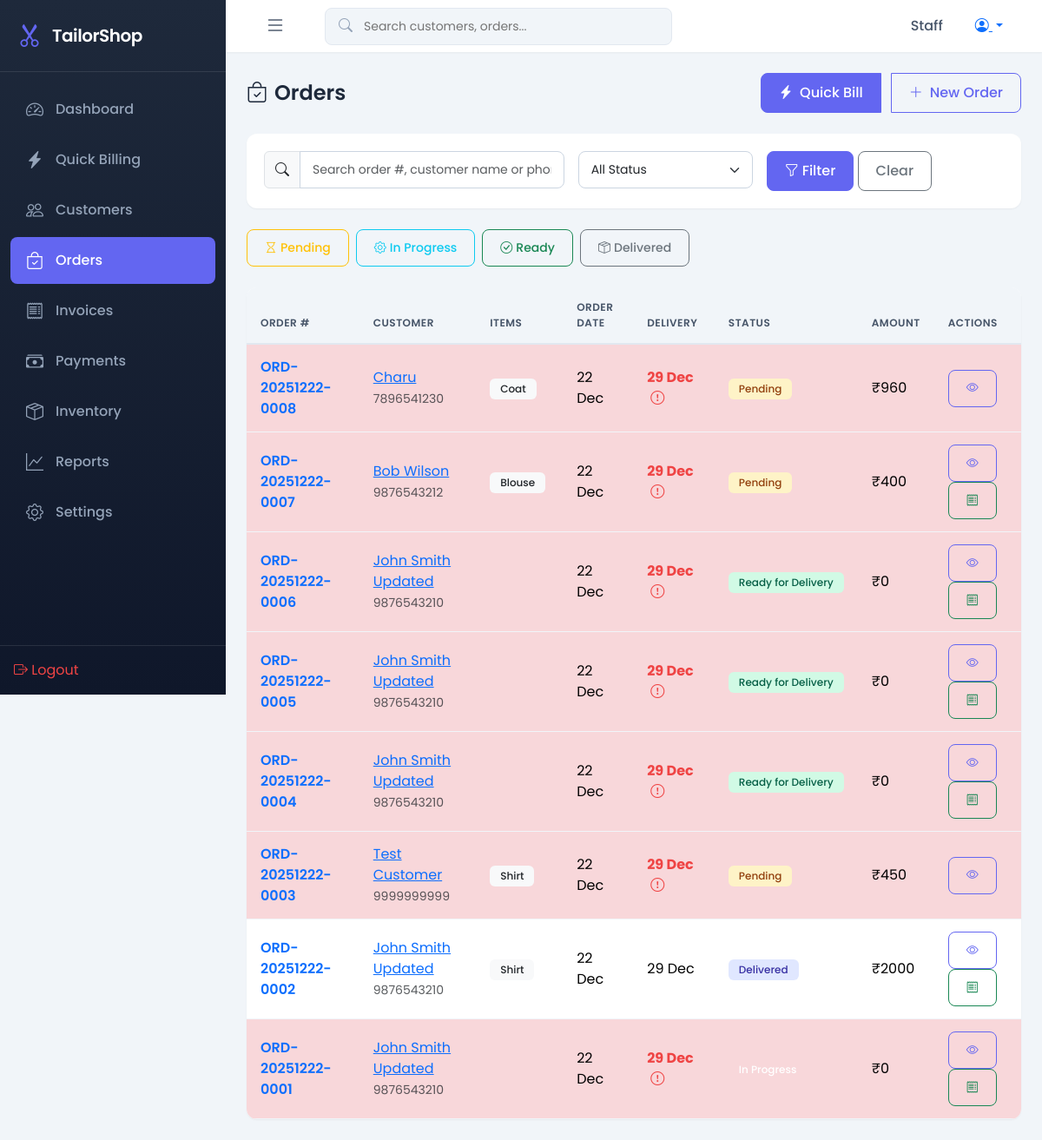
Page /orders/ (signed in) on the committed database.
### shop/models.py (models this page shows, shortened)
class Order(models.Model):
    STATUS_CHOICES = [
        ('PENDING', 'Pending'),
        ('IN_PROGRESS', 'In Progress'),
        ('READY', 'Ready for Delivery'),
        ('DELIVERED', 'Delivered'),
        ('CANCELLED', 'Cancelled'),
    ]
    PRIORITY_CHOICES = [
        ('NORMAL', 'Normal'),
        ('URGENT', 'Urgent'),
        ('EXPRESS', 'Express'),
    ]
    order_number = models.CharField(max_length=20, unique=True, editable=False)
    customer = models.ForeignKey(Customer, on_delete=models.PROTECT, related_name='orders')
    profile = models.ForeignKey(MeasurementProfile, on_delete=models.SET_NULL, null=True, blank=True)
    order_date = models.DateField(default=date.today)
    delivery_date = models.DateField(null=True, blank=True)
    status = models.CharField(max_length=20, choices=STATUS_CHOICES, default='PENDING')
    priority = models.CharField(max_length=20, choices=PRIORITY_CHOICES, default='NORMAL')
    notes = models.TextField(blank=True, null=True)
    created_by = models.ForeignKey(User, on_delete=models.SET_NULL, null=True, related_name='created_orders')
    created_at = models.DateTimeField(auto_now_add=True)
    updated_at = models.DateTimeField(auto_now=True)
    @property
    def total_amount(self):
        return sum(item.total_price for item in self.items.all())
    @property
    def is_overdue(self):
        if self.delivery_date and self.status not in ['DELIVERED', 'CANCELLED']:
            return date.today() > self.delivery_date
        return False
    class Meta:
        ordering = ['-created_at']

class Customer(models.Model):
    name = models.CharField(max_length=100)
    phone = models.CharField(max_length=15, unique=True)
    email = models.EmailField(blank=True, null=True)
    address = models.TextField(blank=True, null=True)
    notes = models.TextField(blank=True, null=True)
    created_at = models.DateTimeField(auto_now_add=True)
    updated_at = models.DateTimeField(auto_now=True)
    class Meta:
        ordering = ['-created_at']

class OrderItem(models.Model):
    order = models.ForeignKey(Order, on_delete=models.CASCADE, related_name='items')
    garment_type = models.ForeignKey(GarmentType, on_delete=models.PROTECT)
    stitching_type = models.ForeignKey(StitchingType, on_delete=models.PROTECT)
    quantity = models.PositiveIntegerField(default=1, validators=[MinValueValidator(1)])
    price = models.DecimalField(max_digits=10, decimal_places=2, validators=[MinValueValidator(0)])
    notes = models.TextField(blank=True, null=True)
    is_completed = models.BooleanField(default=False)
    @property
    def total_price(self):
        return self.price * self.quantity

class GarmentType(models.Model):
    name = models.CharField(max_length=50, unique=True)
    description = models.TextField(blank=True)
    base_price = models.DecimalField(max_digits=10, decimal_places=2, default=0)
    is_active = models.BooleanField(default=True)
    class Meta:
        ordering = ['name']

### shop/views.py (the view)
# urls.py: path('orders/', views.order_list, name='order_list'),
@login_required
def order_list(request):
    status = request.GET.get('status', '')
    query = request.GET.get('q', '')
    orders = Order.objects.select_related('customer').prefetch_related('items')
    if status:
        orders = orders.filter(status=status)
    if query:
        orders = orders.filter(
            Q(order_number__icontains=query) |
            Q(customer__name__icontains=query) |
            Q(customer__phone__icontains=query)
        )
    paginator = Paginator(orders, 20)
    page = request.GET.get('page')
    orders = paginator.get_page(page)
    status_choices = Order.STATUS_CHOICES
    return render(request, 'shop/order_list.html', {
        'orders': orders,
        'status': status,
        'query': query,
        'status_choices': status_choices
    })

### templates/shop/order_list.html (shortened to what this page needs)
{% extends 'base.html' %}
{% block content %}
<div class="page-header">
    <h1><i class="bi bi-bag-check me-2"></i>Orders</h1>
    <div class="btn-group">
        <a href="{% url 'quick_billing' %}" class="btn btn-primary">
            <i class="bi bi-lightning-charge-fill me-2"></i>Quick Bill
        </a>
        <a href="{% url 'order_add' %}" class="btn btn-outline-primary">
            <i class="bi bi-plus-lg me-2"></i>New Order
        </a>
    </div>
</div>
<div class="card mb-4">
    <div class="card-body">
        <form method="get" class="row g-3">
            <div class="col-md-5">
                <div class="input-group">
                    <span class="input-group-text"><i class="bi bi-search"></i></span>
                    <input type="text" name="q" class="form-control" placeholder="Search order #, customer name or phone..." value="{{ query }}">
                </div>
            </div>
            <div class="col-md-3">
                <select name="status" class="form-select">
                    <option value="">All Status</option>
                </select>
            </div>
            <div class="col-md-4">
                <button type="submit" class="btn btn-primary">
                    <i class="bi bi-funnel me-1"></i>Filter
                </button>
                <a href="{% url 'order_list' %}" class="btn btn-outline-secondary">Clear</a>
            </div>
        </form>
    </div>
</div>
<div class="d-flex gap-2 mb-4 flex-wrap">
    <a href="{% url 'order_list' %}?status=PENDING" class="btn btn-sm {% if status == 'PENDING' %}btn-warning{% else %}btn-outline-warning{% endif %}">
        <i class="bi bi-hourglass me-1"></i>Pending
    </a>
    <a href="{% url 'order_list' %}?status=IN_PROGRESS" class="btn btn-sm {% if status == 'IN_PROGRESS' %}btn-info{% else %}btn-outline-info{% endif %}">
        <i class="bi bi-gear me-1"></i>In Progress
    </a>
    <a href="{% url 'order_list' %}?status=READY" class="btn btn-sm {% if status == 'READY' %}btn-success{% else %}btn-outline-success{% endif %}">
        <i class="bi bi-check-circle me-1"></i>Ready
    </a>
    <a href="{% url 'order_list' %}?status=DELIVERED" class="btn btn-sm {% if status == 'DELIVERED' %}btn-secondary{% else %}btn-outline-secondary{% endif %}">
        <i class="bi bi-box-seam me-1"></i>Delivered
    </a>
</div>
<div class="table-container">
    <table class="table">
        <thead>
            <tr>
                <th>Order #</th>
                <th>Customer</th>
                <th>Items</th>
                <th>Order Date</th>
                <th>Delivery</th>
                <th>Status</th>
                <th>Amount</th>
                <th>Actions</th>
            </tr>
        </thead>
        <tbody>
            {% for order in orders %}
            <tr class="{% if order.is_overdue %}table-danger{% endif %}">
                <td>
                    <a href="{% url 'order_detail' order.pk %}" class="fw-600 text-decoration-none">
                        {{ order.order_number }}
                    </a>
                </td>
                <td>
                    <a href="{% url 'customer_detail' order.customer.pk %}">{{ order.customer.name }}</a>
                    <br><small class="text-muted">{{ order.customer.phone }}</small>
                </td>
                <td>
                    {% for item in order.items.all|slice:":2" %}
                    <span class="badge bg-light text-dark me-1">{{ item.garment_type.name }}</span>
                    {% endfor %}
                </td>
                <td>{{ order.order_date|date:"d M" }}</td>
                <td>
                    {% if order.delivery_date %}
                    <span class="{% if order.is_overdue %}text-danger fw-bold{% endif %}">
                        {{ order.delivery_date|date:"d M" }}
                        {% if order.is_overdue %}<i class="bi bi-exclamation-circle ms-1"></i>{% endif %}
                    </span>
                    {% else %}
                    <span class="text-muted">-</span>
                    {% endif %}
                </td>
                <td>
                    <span class="badge badge-{{ order.status|lower }}">{{ order.get_status_display }}</span>
                </td>
                <td>₹{{ order.total_amount|floatformat:0 }}</td>
                <td>
                    <a href="{% url 'order_detail' order.pk %}" class="btn btn-sm btn-outline-primary" title="View">
                        <i class="bi bi-eye"></i>
                    </a>
                    {% if not order.invoice %}
                    <a href="{% url 'invoice_create' order.pk %}" class="btn btn-sm btn-outline-success" title="Create Invoice">
                        <i class="bi bi-receipt"></i>
                    </a>
                    {% endif %}
                </td>
            </tr>
            {% endfor %}
        </tbody>
    </table>
</div>
{% endblock %}

### templates/base.html (shortened to what this page needs)
{% load static %}
<!DOCTYPE html>
<html lang="en">
<head>
    <link href="https://cdn.jsdelivr.net/npm/bootstrap@5.3.2/dist/css/bootstrap.min.css" rel="stylesheet">
    <link href="https://cdn.jsdelivr.net/npm/bootstrap-icons@1.11.1/font/bootstrap-icons.css" rel="stylesheet">
    <link href="{% static 'css/style.css' %}" rel="stylesheet">
</head>
<body>
    {% if user.is_authenticated %}
    <nav class="sidebar" id="sidebar">
        <div class="sidebar-header">
            <i class="bi bi-scissors"></i>
            <span class="brand-text">TailorShop</span>
        </div>
        <ul class="sidebar-nav">
            <li class="nav-item">
                <a href="{% url 'dashboard' %}" class="nav-link {% if request.resolver_match.url_name == 'dashboard' %}active{% endif %}">
                    <i class="bi bi-speedometer2"></i>
                    <span>Dashboard</span>
                </a>
            </li>
            <li class="nav-item">
                <a href="{% url 'quick_billing' %}" class="nav-link {% if 'billing' in request.resolver_match.url_name %}active{% endif %}">
                    <i class="bi bi-lightning-charge-fill"></i>
                    <span>Quick Billing</span>
                </a>
            </li>
            <li class="nav-item">
                <a href="{% url 'customer_list' %}" class="nav-link {% if 'customer' in request.resolver_match.url_name %}active{% endif %}">
                    <i class="bi bi-people"></i>
                    <span>Customers</span>
                </a>
            </li>
            <li class="nav-item">
                <a href="{% url 'order_list' %}" class="nav-link {% if 'order' in request.resolver_match.url_name %}active{% endif %}">
                    <i class="bi bi-bag-check"></i>
                    <span>Orders</span>
                </a>
            </li>
            <li class="nav-item">
                <a href="{% url 'invoice_list' %}" class="nav-link {% if 'invoice' in request.resolver_match.url_name %}active{% endif %}">
                    <i class="bi bi-receipt"></i>
                    <span>Invoices</span>
                </a>
            </li>
            <li class="nav-item">
                <a href="{% url 'payment_list' %}" class="nav-link {% if 'payment' in request.resolver_match.url_name %}active{% endif %}">
                    <i class="bi bi-cash-stack"></i>
                    <span>Payments</span>
                </a>
            </li>
            <li class="nav-item">
                <a href="{% url 'inventory_list' %}" class="nav-link {% if 'inventory' in request.resolver_match.url_name %}active{% endif %}">
                    <i class="bi bi-box-seam"></i>
                    <span>Inventory</span>
                </a>
            </li>
            <li class="nav-item">
                <a href="{% url 'reports' %}" class="nav-link {% if 'report' in request.resolver_match.url_name %}active{% endif %}">
                    <i class="bi bi-graph-up"></i>
                    <span>Reports</span>
                </a>
            </li>
            <li class="nav-item">
                <a href="{% url 'settings' %}" class="nav-link {% if 'settings' in request.resolver_match.url_name %}active{% endif %}">
                    <i class="bi bi-gear"></i>
                    <span>Settings</span>
                </a>
            </li>
        </ul>
        <div class="sidebar-footer">
            <a href="{% url 'logout' %}" class="nav-link text-danger">
                <i class="bi bi-box-arrow-right"></i>
                <span>Logout</span>
            </a>
        </div>
    </nav>
    <main class="main-content">
        <nav class="top-navbar">
            <button class="btn btn-link sidebar-toggle" id="sidebarToggle">
                <i class="bi bi-list"></i>
            </button>
            <div class="search-box d-none d-md-block">
                <i class="bi bi-search"></i>
                <input type="text" placeholder="Search customers, orders..." id="globalSearch">
            </div>
            <div class="navbar-actions">
                <span class="user-name">{{ user.first_name|default:user.username }}</span>
                <div class="dropdown">
                    <button class="btn btn-link dropdown-toggle" data-bs-toggle="dropdown">
                        <i class="bi bi-person-circle"></i>
                    </button>
                </div>
            </div>
        </nav>
        <div class="page-content">
            {% block content %}{% endblock %}
        </div>
    </main>
    {% else %}
    {% block auth_content %}{% endblock %}
    {% endif %}
</body>
</html>

### rows in the picture
Order: order_number "ORD-20251222-0008", customer.name "Charu", customer.phone "7896541230", order_date "22 Dec", delivery_date "29 Dec", status "Pending", total_amount "960"
OrderItem: garment_type.name "Coat"
Order: order_number "ORD-20251222-0007", customer.name "Bob Wilson", customer.phone "9876543212", order_date "22 Dec", delivery_date "29 Dec", status "Pending", total_amount "400"
OrderItem: garment_type.name "Blouse"
Order: order_number "ORD-20251222-0006", customer.name "John Smith Updated", customer.phone "9876543210", order_date "22 Dec", delivery_date "29 Dec", status "Ready for Delivery", total_amount "0"
Order: order_number "ORD-20251222-0005", customer.name "John Smith Updated", customer.phone "9876543210", order_date "22 Dec", delivery_date "29 Dec", status "Ready for Delivery", total_amount "0"
Order: order_number "ORD-20251222-0004", customer.name "John Smith Updated", customer.phone "9876543210", order_date "22 Dec", delivery_date "29 Dec", status "Ready for Delivery", total_amount "0"
Order: order_number "ORD-20251222-0003", customer.name "Test Customer", customer.phone "9999999999", order_date "22 Dec", delivery_date "29 Dec", status "Pending", total_amount "450"
OrderItem: garment_type.name "Shirt"
Order: order_number "ORD-20251222-0002", customer.name "John Smith Updated", customer.phone "9876543210", order_date "22 Dec", delivery_date "29 Dec", status "Delivered", total_amount "2000"
OrderItem: garment_type.name "Shirt"
Order: order_number "ORD-20251222-0001", customer.name "John Smith Updated", customer.phone "9876543210", order_date "22 Dec", delivery_date "29 Dec", status "In Progress", total_amount "0"

### other values in the picture
{{ user.first_name|default:user.username }} "Staff"
